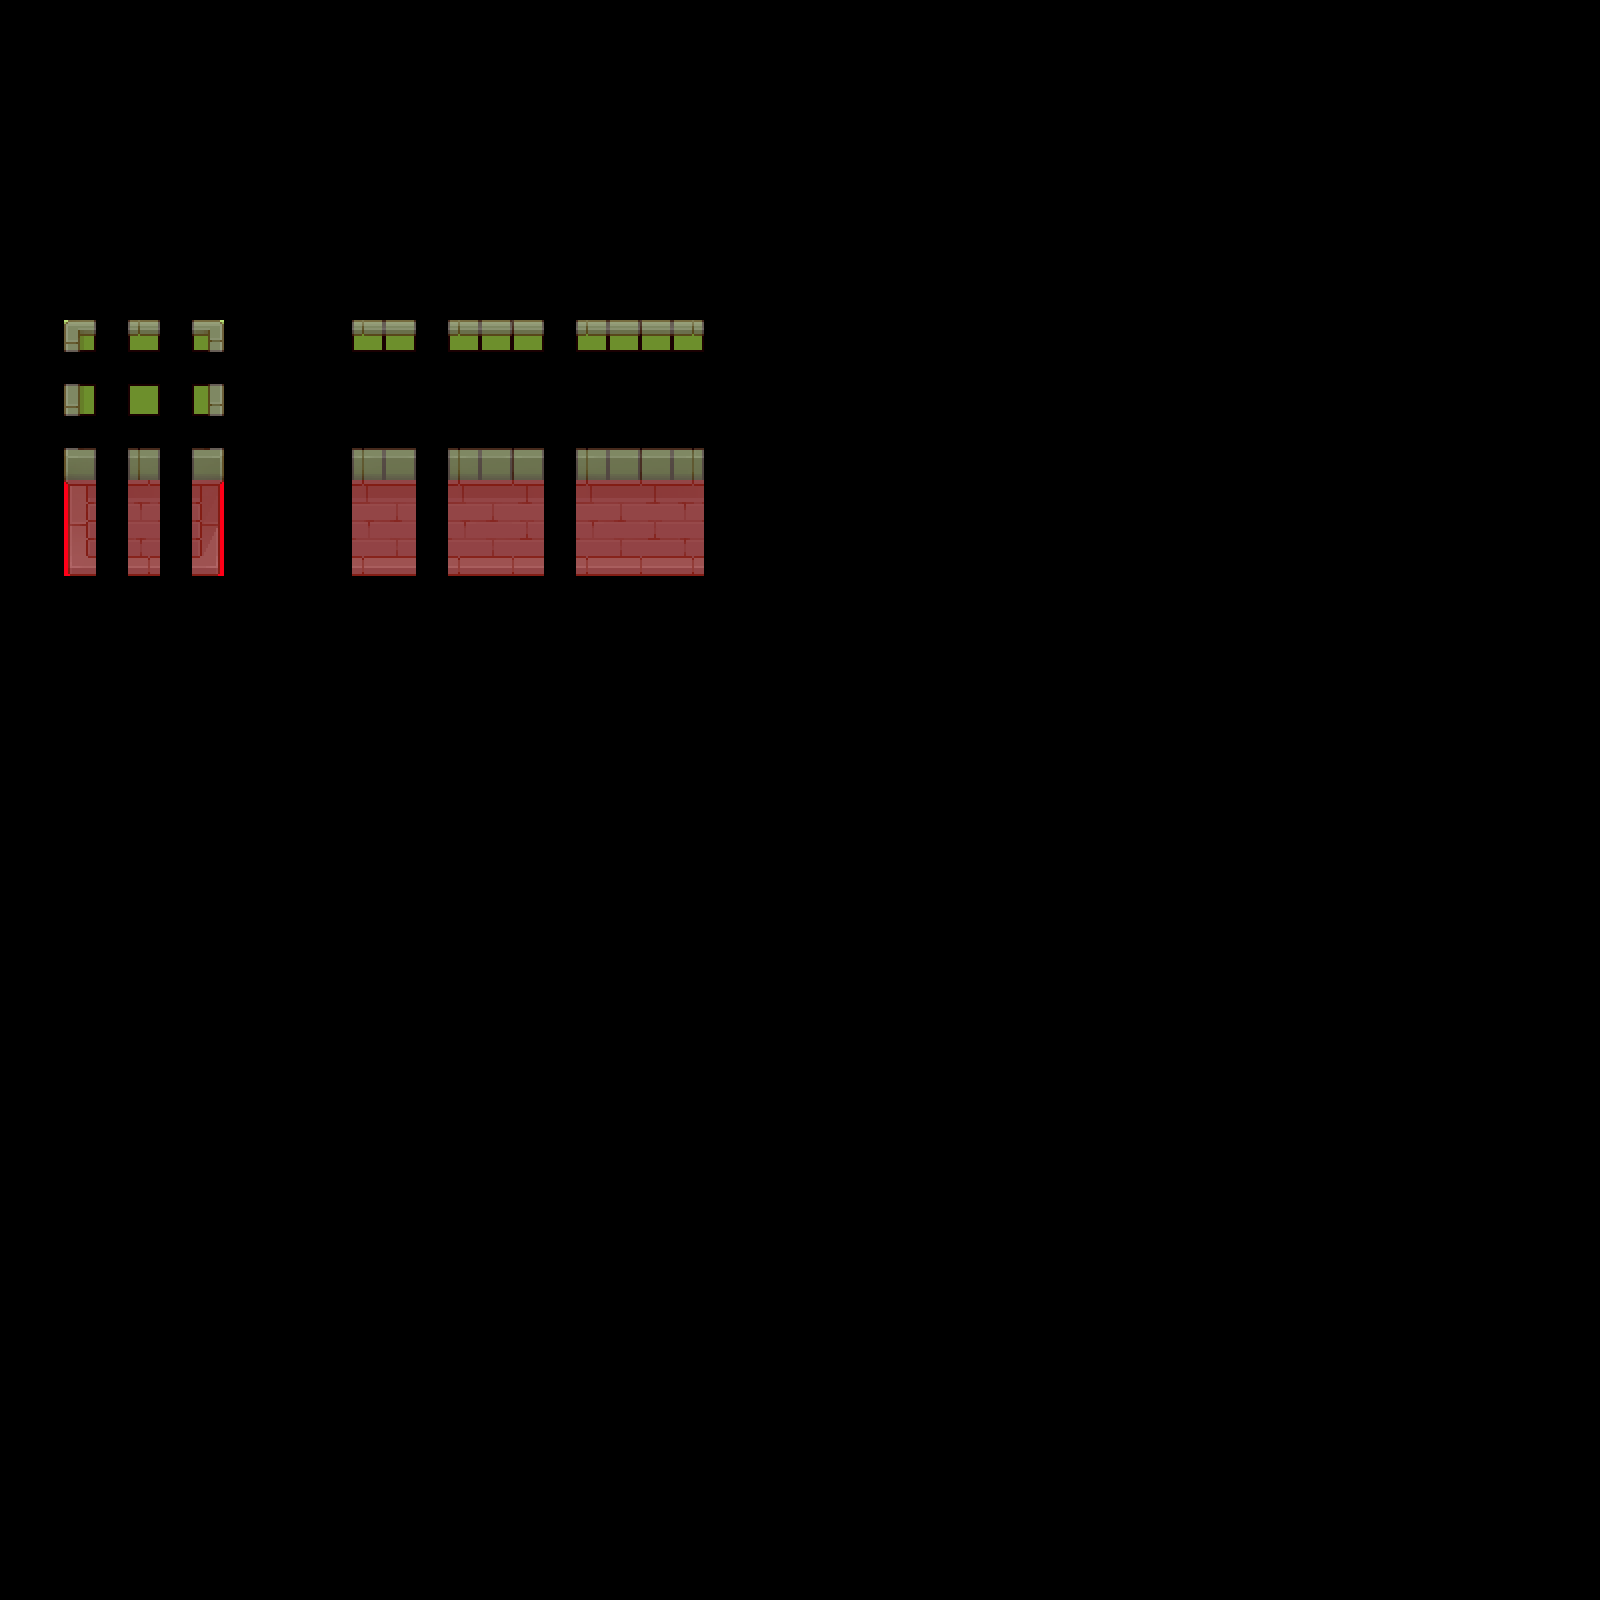

This game map was drawn from its Tiled (.tmx) file and the tilesets committed beside it. A one-line description and the trimmed map source follow:
An orthogonal 50x50 tile map with 32x32 px tiles, 3 tile layers (regions, input_auto_shape, output_wall), 2 tilesets.

<map version="1.10" tiledversion="1.11.1" orientation="orthogonal" renderorder="right-down" width="50" height="50" tilewidth="32" tileheight="32" infinite="0" nextlayerid="5" nextobjectid="1">
 <tileset firstgid="1" name="TX_tileset_wall" tilewidth="32" tileheight="32" tilecount="1024" columns="32">
  <image source="TX_tileset_wall.png" width="1024" height="1024" />
 </tileset>
 <tileset firstgid="1025" name="basicTile" tilewidth="32" tileheight="32" tilecount="64" columns="8">
  <image source="basicTile.png" width="256" height="256" />
  <wangsets>
   <wangset name="Unnamed Set" type="mixed" tile="-1">
    <wangcolor name="" color="#ff0000" tile="-1" probability="1" />
    <wangtile tileid="43" wangid="0,0,0,1,0,0,0,1" />
    <wangtile tileid="44" wangid="1,0,0,0,0,0,0,0" />
    <wangtile tileid="45" wangid="0,1,0,0,0,1,0,0" />
    <wangtile tileid="51" wangid="0,0,0,0,0,0,1,0" />
    <wangtile tileid="53" wangid="0,0,1,0,0,0,0,0" />
    <wangtile tileid="59" wangid="0,1,0,0,0,1,0,0" />
    <wangtile tileid="60" wangid="0,0,0,0,1,0,0,0" />
    <wangtile tileid="61" wangid="0,0,0,1,0,0,0,1" />
   </wangset>
  </wangsets>
 </tileset>
 <layer id="1" name="regions" width="50" height="50">
  <data>[2500 cells, 63 non-empty, 1 distinct tile ids]</data>
 </layer>
 <layer id="2" name="input_auto_shape" width="50" height="50" opacity="0.9">
  <data>[2500 cells, 27 non-empty, 9 distinct tile ids]</data>
 </layer>
 <layer id="3" name="output_wall" width="50" height="50" opacity="0.71">
  <data>[2500 cells, 63 non-empty, 33 distinct tile ids]</data>
 </layer>
</map>
